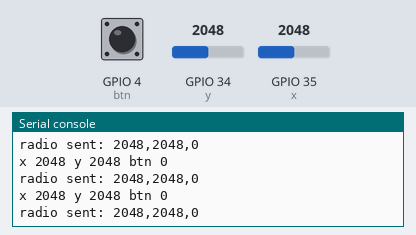
Bench run of a program on a simulated ESP32 board running MicroPython. On the bench: the last lines printed to the serial console. The test bench sets the inputs (shaded band); at power-on: GPIO 34 (y) = 2048, GPIO 35 (x) = 2048, GPIO 4 (btn) LOW (analog values on the 0–4095 scale). No radio messages arrive unless stated (any console line starting 'radio sent:' is added by the test bench).

Above: at 1.2 s.
1.3 s: GPIO 34 (y) set to 2866
At 2.65 s:
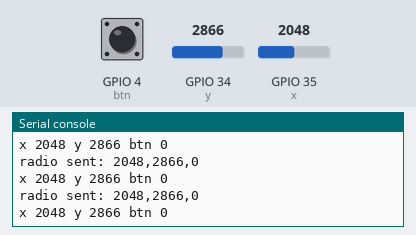
2.8 s: GPIO 35 (x) set to 2866
At 2.86 s:
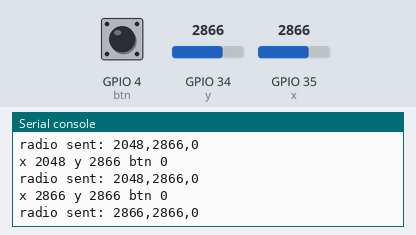
4.3 s: GPIO 4 (btn) pulled HIGH for 0.15 s
At 4.39 s:
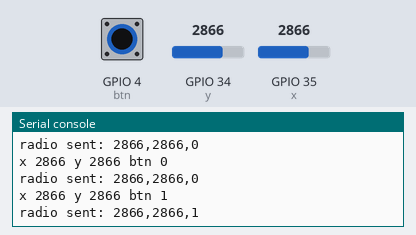
5.9 s: GPIO 34 (y) set to 3603
At 5.91 s:
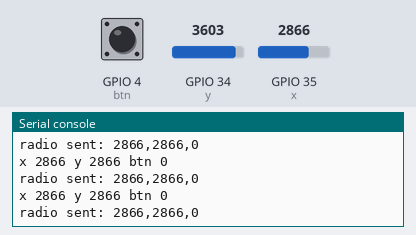
7.4 s: GPIO 4 (btn) pulled HIGH for 1 s
At 7.44 s:
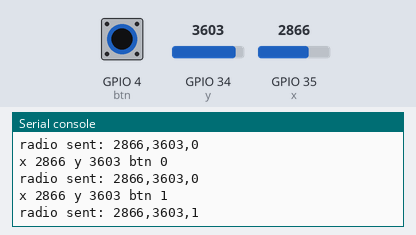
9.9 s: GPIO 35 (x) set to 3603
At 9.99 s:
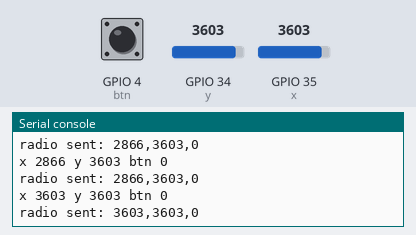
Timing chart, 0 to 12.4 s (numbered marks = the images above; inputs shaded):
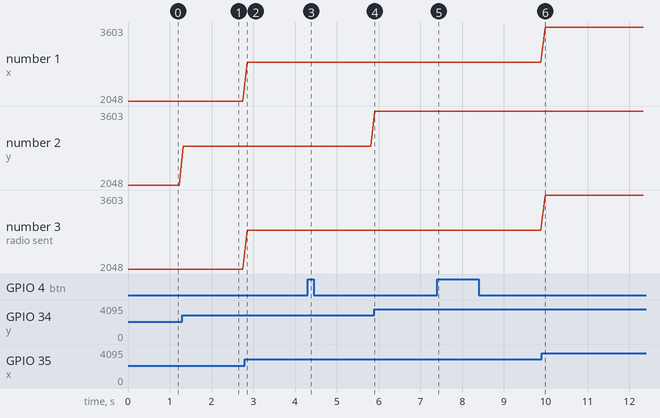

Measured:
- after the input at 1.3 s, the serial console: prints a new line at once (image 1)
- after the input at 2.8 s, the serial console: prints a new line after 0.05 s (image 2)
- after the input at 4.3 s, the serial console: prints a new line after 0.08 s (image 3)
- after the input at 7.4 s, the serial console: prints a new line at once (image 5)
- after the input at 9.9 s, the serial console: prints a new line after 0.09 s (image 6)
- plotted number 2: 2048 → 2866 after the input at 1.3 s, 2866 → 3603 after the input at 5.9 s

The program:

joystick_sender.py
```python
import network
import espnow
import ubinascii
from machine import ADC, Pin, unique_id
from time import sleep
x = Pin(35)
y = Pin(34)
btn = Pin(4)
x_joy = ADC(x)        # create an ADC object acting on a pin
y_joy = ADC(y)        # create an ADC object acting on a pin
x_joy.atten(ADC.ATTN_11DB)
x_joy.width(ADC.WIDTH_12BIT)
y_joy.atten(ADC.ATTN_11DB)
y_joy.width(ADC.WIDTH_12BIT)


print("MAC ADDRESS OF THIS DEVICE IS:", ubinascii.hexlify(unique_id()).decode())

# A WLAN interface must be active to send()/recv()
sta = network.WLAN(network.STA_IF)  # Or network.AP_IF
sta.active(True)
e = espnow.ESPNow()
e.active(True)
peer = b'\xaa\xaa\xaa\xaa\xaa\xaa'   # MAC address of peer's wifi interface
e.add_peer(peer)
while True:
    x_val_raw = x_joy.read()  # read a raw analog value in the range 0-4095
    y_val_raw = y_joy.read()  # read a raw analog value in the range 0-4095
    btn_val = btn.value()
    print(f"x {x_val_raw} y {y_val_raw} btn {btn_val}")
    values = f"{x_val_raw},{y_val_raw},{btn_val}"
    e.send(peer, values)
    sleep(0.1)
```
